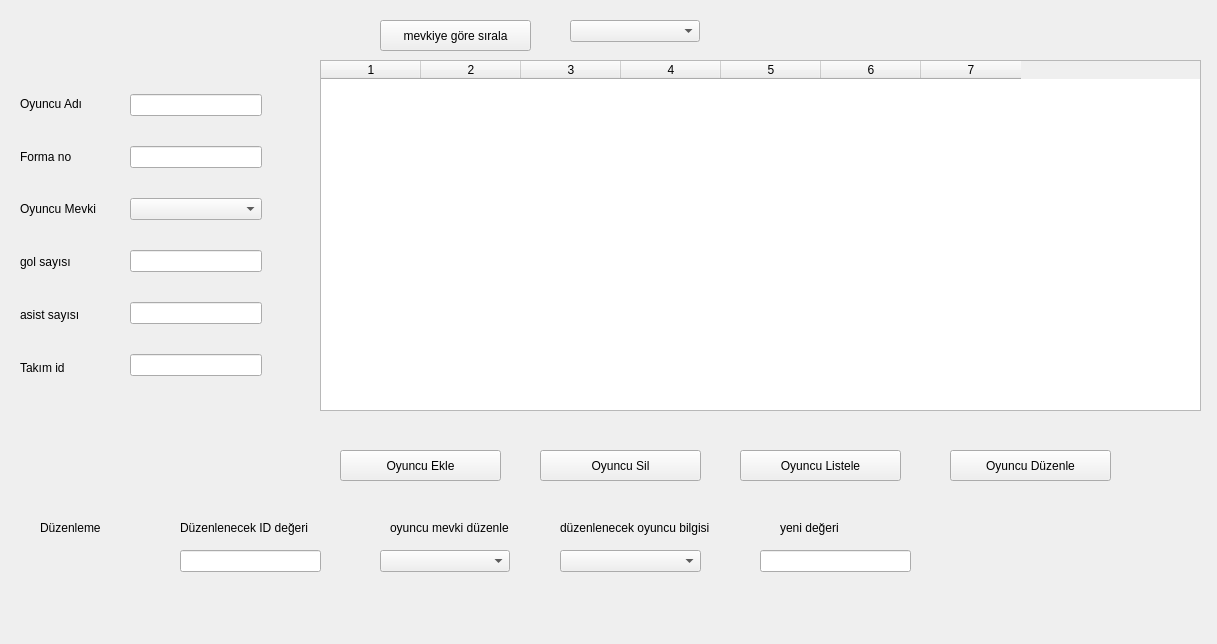
<?xml version="1.0" encoding="UTF-8"?>
<ui version="4.0">
 <class>Form</class>
 <widget class="QWidget" name="Form">
  <property name="geometry">
   <rect>
    <x>0</x>
    <y>0</y>
    <width>1217</width>
    <height>644</height>
   </rect>
  </property>
  <property name="windowTitle">
   <string>Form</string>
  </property>
  <widget class="QWidget" name="verticalLayoutWidget">
   <property name="geometry">
    <rect>
     <x>20</x>
     <y>80</y>
     <width>101</width>
     <height>311</height>
    </rect>
   </property>
   <layout class="QVBoxLayout" name="verticalLayout">
    <item>
     <widget class="QLabel" name="label">
      <property name="text">
       <string>Oyuncu Adı</string>
      </property>
     </widget>
    </item>
    <item>
     <widget class="QLabel" name="label_2">
      <property name="text">
       <string>Forma no</string>
      </property>
     </widget>
    </item>
    <item>
     <widget class="QLabel" name="label_3">
      <property name="text">
       <string>Oyuncu Mevki</string>
      </property>
     </widget>
    </item>
    <item>
     <widget class="QLabel" name="label_4">
      <property name="text">
       <string>gol sayısı</string>
      </property>
     </widget>
    </item>
    <item>
     <widget class="QLabel" name="label_5">
      <property name="text">
       <string>asist sayısı</string>
      </property>
     </widget>
    </item>
    <item>
     <widget class="QLabel" name="label_6">
      <property name="text">
       <string>Takım id</string>
      </property>
     </widget>
    </item>
   </layout>
  </widget>
  <widget class="QWidget" name="verticalLayoutWidget_2">
   <property name="geometry">
    <rect>
     <x>130</x>
     <y>70</y>
     <width>132</width>
     <height>331</height>
    </rect>
   </property>
   <layout class="QVBoxLayout" name="verticalLayout_2">
    <item>
     <widget class="QLineEdit" name="lineEdit_oyuncuadi"/>
    </item>
    <item>
     <widget class="QLineEdit" name="lineEdit_formano"/>
    </item>
    <item>
     <widget class="QComboBox" name="comboBox_mevki">
      <property name="currentIndex">
       <number>-1</number>
      </property>
      <item>
       <property name="text">
        <string>kaleci</string>
       </property>
      </item>
      <item>
       <property name="text">
        <string>stoper</string>
       </property>
      </item>
      <item>
       <property name="text">
        <string>sol bek</string>
       </property>
      </item>
      <item>
       <property name="text">
        <string>sağ bek</string>
       </property>
      </item>
      <item>
       <property name="text">
        <string>önlibero</string>
       </property>
      </item>
      <item>
       <property name="text">
        <string>merkez orta saha</string>
       </property>
      </item>
      <item>
       <property name="text">
        <string>on numara</string>
       </property>
      </item>
      <item>
       <property name="text">
        <string>sol kanat</string>
       </property>
      </item>
      <item>
       <property name="text">
        <string>sağ kanat</string>
       </property>
      </item>
      <item>
       <property name="text">
        <string>forvet</string>
       </property>
      </item>
      <item>
       <property name="text">
        <string>santrafor</string>
       </property>
      </item>
     </widget>
    </item>
    <item>
     <widget class="QLineEdit" name="lineEdit_golsayisi"/>
    </item>
    <item>
     <widget class="QLineEdit" name="lineEdit_asistsayisi"/>
    </item>
    <item>
     <widget class="QLineEdit" name="lineEdit_takimid"/>
    </item>
   </layout>
  </widget>
  <widget class="QTableWidget" name="tableWidget">
   <property name="geometry">
    <rect>
     <x>320</x>
     <y>60</y>
     <width>881</width>
     <height>351</height>
    </rect>
   </property>
   <property name="columnCount">
    <number>7</number>
   </property>
   <column/>
   <column/>
   <column/>
   <column/>
   <column/>
   <column/>
   <column/>
  </widget>
  <widget class="QPushButton" name="pushButton_mevkiyegoresirala">
   <property name="geometry">
    <rect>
     <x>380</x>
     <y>20</y>
     <width>151</width>
     <height>31</height>
    </rect>
   </property>
   <property name="text">
    <string>mevkiye göre sırala</string>
   </property>
  </widget>
  <widget class="QComboBox" name="comboBox_mevkiyesirala">
   <property name="geometry">
    <rect>
     <x>570</x>
     <y>20</y>
     <width>130</width>
     <height>22</height>
    </rect>
   </property>
   <property name="currentIndex">
    <number>-1</number>
   </property>
   <item>
    <property name="text">
     <string>kaleci</string>
    </property>
   </item>
   <item>
    <property name="text">
     <string>stoper</string>
    </property>
   </item>
   <item>
    <property name="text">
     <string>sol bek</string>
    </property>
   </item>
   <item>
    <property name="text">
     <string>sağ bek</string>
    </property>
   </item>
   <item>
    <property name="text">
     <string>önlibero</string>
    </property>
   </item>
   <item>
    <property name="text">
     <string>merkez orta saha</string>
    </property>
   </item>
   <item>
    <property name="text">
     <string>on numara</string>
    </property>
   </item>
   <item>
    <property name="text">
     <string>sol kanat</string>
    </property>
   </item>
   <item>
    <property name="text">
     <string>sağ kanat</string>
    </property>
   </item>
   <item>
    <property name="text">
     <string>forvet</string>
    </property>
   </item>
   <item>
    <property name="text">
     <string>santrafor</string>
    </property>
   </item>
  </widget>
  <widget class="QPushButton" name="pushButton_oyuncuekle">
   <property name="geometry">
    <rect>
     <x>340</x>
     <y>450</y>
     <width>161</width>
     <height>31</height>
    </rect>
   </property>
   <property name="text">
    <string>Oyuncu Ekle</string>
   </property>
  </widget>
  <widget class="QPushButton" name="pushButton_oyuncusil">
   <property name="geometry">
    <rect>
     <x>540</x>
     <y>450</y>
     <width>161</width>
     <height>31</height>
    </rect>
   </property>
   <property name="text">
    <string>Oyuncu Sil</string>
   </property>
  </widget>
  <widget class="QPushButton" name="pushButton_oyunculistele">
   <property name="geometry">
    <rect>
     <x>740</x>
     <y>450</y>
     <width>161</width>
     <height>31</height>
    </rect>
   </property>
   <property name="text">
    <string>Oyuncu Listele</string>
   </property>
  </widget>
  <widget class="QPushButton" name="pushButton_oyuncuduzenle">
   <property name="geometry">
    <rect>
     <x>950</x>
     <y>450</y>
     <width>161</width>
     <height>31</height>
    </rect>
   </property>
   <property name="text">
    <string>Oyuncu Düzenle</string>
   </property>
  </widget>
  <widget class="QLabel" name="label_7">
   <property name="geometry">
    <rect>
     <x>40</x>
     <y>520</y>
     <width>81</width>
     <height>16</height>
    </rect>
   </property>
   <property name="text">
    <string>Düzenleme</string>
   </property>
  </widget>
  <widget class="QLabel" name="label_8">
   <property name="geometry">
    <rect>
     <x>180</x>
     <y>520</y>
     <width>141</width>
     <height>16</height>
    </rect>
   </property>
   <property name="text">
    <string>Düzenlenecek ID değeri</string>
   </property>
  </widget>
  <widget class="QLineEdit" name="lineEdit_duzenelencekid">
   <property name="geometry">
    <rect>
     <x>180</x>
     <y>550</y>
     <width>141</width>
     <height>22</height>
    </rect>
   </property>
  </widget>
  <widget class="QLabel" name="label_9">
   <property name="geometry">
    <rect>
     <x>390</x>
     <y>520</y>
     <width>131</width>
     <height>16</height>
    </rect>
   </property>
   <property name="text">
    <string>oyuncu mevki düzenle</string>
   </property>
  </widget>
  <widget class="QComboBox" name="comboBox_mevki_duzenle">
   <property name="geometry">
    <rect>
     <x>380</x>
     <y>550</y>
     <width>130</width>
     <height>22</height>
    </rect>
   </property>
   <property name="currentIndex">
    <number>-1</number>
   </property>
   <item>
    <property name="text">
     <string>kaleci</string>
    </property>
   </item>
   <item>
    <property name="text">
     <string>stoper</string>
    </property>
   </item>
   <item>
    <property name="text">
     <string>sol bek</string>
    </property>
   </item>
   <item>
    <property name="text">
     <string>sağ bek</string>
    </property>
   </item>
   <item>
    <property name="text">
     <string>önlibero</string>
    </property>
   </item>
   <item>
    <property name="text">
     <string>merkez orta saha</string>
    </property>
   </item>
   <item>
    <property name="text">
     <string>on numara</string>
    </property>
   </item>
   <item>
    <property name="text">
     <string>sol kanat</string>
    </property>
   </item>
   <item>
    <property name="text">
     <string>sağ kanat</string>
    </property>
   </item>
   <item>
    <property name="text">
     <string>forvet</string>
    </property>
   </item>
   <item>
    <property name="text">
     <string>santrafor</string>
    </property>
   </item>
  </widget>
  <widget class="QLabel" name="label_10">
   <property name="geometry">
    <rect>
     <x>560</x>
     <y>520</y>
     <width>161</width>
     <height>16</height>
    </rect>
   </property>
   <property name="text">
    <string>düzenlenecek oyuncu bilgisi</string>
   </property>
  </widget>
  <widget class="QLineEdit" name="lineEdit_yenideger">
   <property name="geometry">
    <rect>
     <x>760</x>
     <y>550</y>
     <width>151</width>
     <height>22</height>
    </rect>
   </property>
  </widget>
  <widget class="QLabel" name="label_11">
   <property name="geometry">
    <rect>
     <x>780</x>
     <y>520</y>
     <width>101</width>
     <height>16</height>
    </rect>
   </property>
   <property name="text">
    <string>yeni değeri</string>
   </property>
  </widget>
  <widget class="QComboBox" name="comboBox">
   <property name="geometry">
    <rect>
     <x>560</x>
     <y>550</y>
     <width>141</width>
     <height>22</height>
    </rect>
   </property>
   <property name="currentIndex">
    <number>-1</number>
   </property>
   <item>
    <property name="text">
     <string>Oyuncu Adı</string>
    </property>
   </item>
   <item>
    <property name="text">
     <string>Forma no</string>
    </property>
   </item>
   <item>
    <property name="text">
     <string>gol sayısı</string>
    </property>
   </item>
   <item>
    <property name="text">
     <string>asist sayısı</string>
    </property>
   </item>
   <item>
    <property name="text">
     <string>Takım id</string>
    </property>
   </item>
  </widget>
 </widget>
 <resources/>
 <connections/>
</ui>
